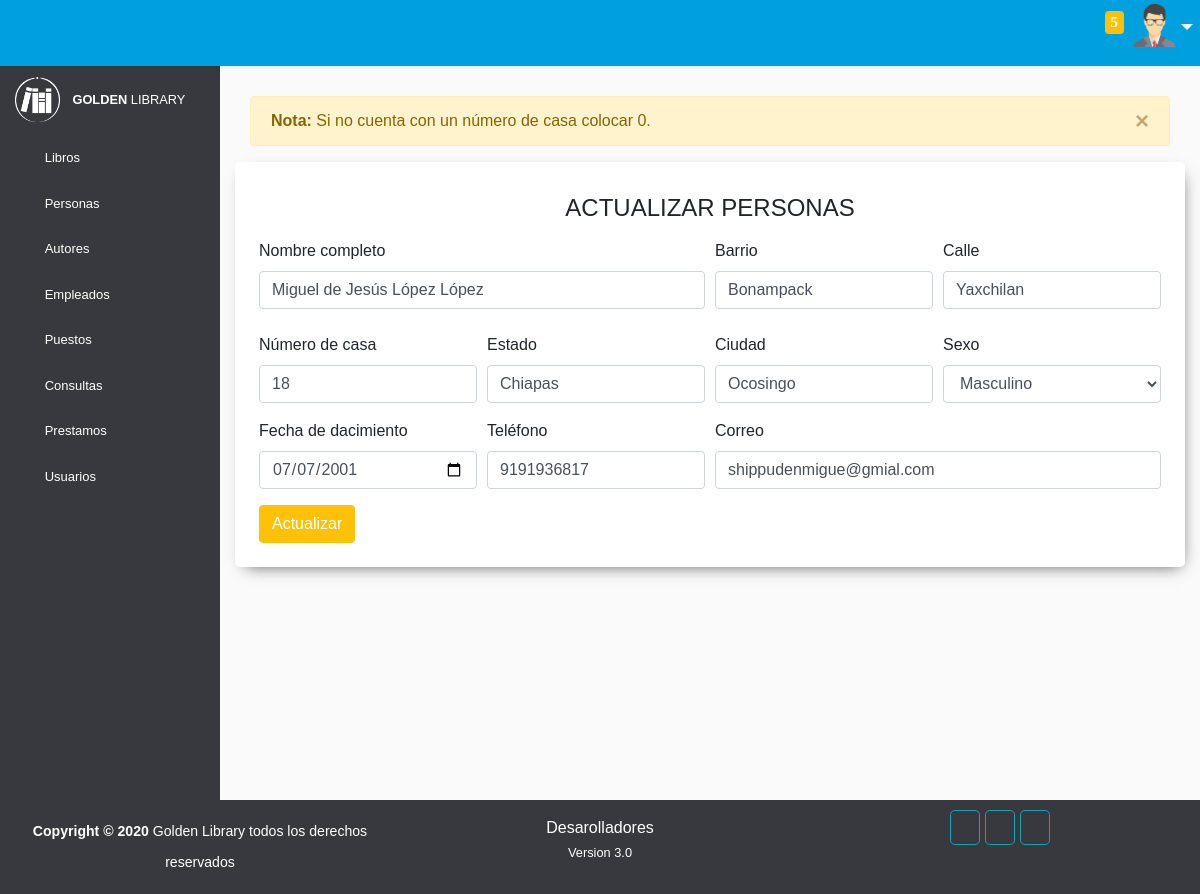
The app's page /personas/modificar_personas.php?id=1 (signed in) with its own data.
### tables this page shows
CREATE TABLE `personas` (
  `Id_persona` int(11) NOT NULL,
  `Nombre` varchar(40) NOT NULL,
  `Barrio` varchar(16) NOT NULL,
  `Calle` varchar(16) NOT NULL,
  `Numero` int(3) UNSIGNED DEFAULT NULL,
  `Estado` varchar(18) NOT NULL,
  `Ciudad` varchar(18) NOT NULL,
  `Sexo` varchar(9) NOT NULL,
  `Fecha_nacimiento` date NOT NULL,
  `Telefono` varchar(10) NOT NULL,
  `Correo` varchar(50) DEFAULT NULL,
  `Activo` int(1) NOT NULL DEFAULT '1'
);

### personas/modificar_personas.php (the view, shortened to what this page needs)
<!DOCTYPE html>
<html>
<head>
    <link rel="stylesheet" type="text/css" href="../vendor/bootstrap/css/bootstrap.min.css">
    <link rel="stylesheet" href="../vendor/bootstrap/css/style.css">
    <link rel="stylesheet" type="text/css" href="../icofont/icofont.min.css">
    <link rel="stylesheet" type="text/css" href="../vendor/bootstrap/css/sweetalert.css">
</head>
<body>
    <div class="wrapper">
        <nav id="sidebar">
            <div class="sidebar-header">
                <img width="45" height="45" src="../images/logo.png" alt="">
                <small><b class="ml-2">GOLDEN </b>LIBRARY</small>
            </div>
            <ul class="list-unstyled components">
                <li class="">
                    <a href="#homeSubmenu" data-toggle="collapse" aria-expanded="false" class="dropdown-toggle"><span class="icofont-library mr-3 h4 text-white"></span>Libros<i class="icofont-rounded-down text-white"></i></a>
                </li>
                <li class="">
                    <a href="#pageSubmenu" data-toggle="collapse" aria-expanded="false" class="dropdown-toggle"><span class="icofont-people mr-3 h4 text-white"></span>Personas<i class="icofont-rounded-down text-white"></i></a>
                </li>
                <li class="">
                    <a href="#autoresSubmenu" data-toggle="collapse" aria-expanded="false" class="dropdown-toggle"><span class="icofont-read-book-alt mr-3 h4 text-white"></span>Autores<i class="icofont-rounded-down text-white"></i></a>
                </li>
                <li class="">
                    <a href="#empleadosSubmenu" data-toggle="collapse" aria-expanded="false" class="dropdown-toggle"><span class="icofont-business-man mr-3 h4 text-white"></span>Empleados<i class="icofont-rounded-down text-white"></i></a>
                </li>
                <li class="">
                    <a href="#puestoSubmenu" data-toggle="collapse" aria-expanded="false" class="dropdown-toggle"><span class="icofont-tick-boxed mr-3 h4 text-white"></span>Puestos<i class="icofont-rounded-down text-white"></i></a>
                </li>
                <li class="">
                    <a href="#consultaSubmenu" data-toggle="collapse" aria-expanded="false" class="dropdown-toggle"><span class="icofont-learn mr-3 h4 text-white"></span>Consultas<i class="icofont-rounded-down text-white"></i></a>
                </li>
                <li class="">
                    <a href="#prestamoSubmenu" data-toggle="collapse" aria-expanded="false" class="dropdown-toggle"><span class="icofont-paper mr-3 h4 text-white"></span>Prestamos<i class="icofont-rounded-down text-white"></i></a>
                </li>
                <li class="">
                    <a href="#userSubmenu" data-toggle="collapse" aria-expanded="false" class="dropdown-toggle"><span class="icofont-users-alt-4 mr-3 h4 text-white"></span>Usuarios<i class="icofont-rounded-down text-white"></i></a>
                </li>
            </ul>
        </nav>
        <div class="menu">
            <nav style="background-color:#00A0DE" class="p-2 navbar navbar-expand-lg navbar-light">
                <div class="container-fluid">
                    <a href="#"><span id="sidebarCollapse" class="text-white h3 icofont-navigation-menu"></span></a>
                    <div class="ml-3 text-center text-white">
                    </div>
                    <div class="collapse navbar-collapse" id="navbarSupportedContent">
                        <ul class="nav navbar-nav ml-auto">
                            <li class="nav-item">
                                <a data-toggle="modal" data-target="#exampleModalScrollable1" class="text-white h5 nav-link" href="#" title="Nuestra empresa"><i class="mr-2 icofont-building-alt"></i></a>
                            </li>
                            <li class="nav-item">
                                <a data-toggle="modal" data-target="#exampleModalScrollable" class="text-white h5 nav-link" href="#" title="Contactanos"><i class="mr-2 icofont-search-map"></i></a>
                            </li>
                            <li class="nav-item">
                                <a class="text-white h5 nav-link" href="../inicio.php"><i class="icofont-ui-home" title="Inicio"></i></a>
                            </li>
                            <li class="nav-item">
                                <a href="../prestamos/pendientes.php" class="text-white h5 nav-link" href="#"><i class="icofont-notification" title="Notificaciones"><span style="position: relative; top: -8px;" class="bg-warning badge count">
                                      <?php
                                        require_once("../conexion/conexion.php");
                                        $buscar_pend="SELECT COUNT(Id_prestamo) AS numero FROM prestamos WHERE Fecha_devolucion<NOW() AND Estatus='Pendiente'";
                                        $confirmar=$conexion->query($buscar_pend);
                                        $rows=$confirmar->fetch_assoc();
                                        echo $rows['numero'];;
                                        ?>
                                </span></i></a>
                            </li>
                            <li class="nav-item">
                                <div class="btn-group">
                                  <button type="button" id="perfil" class="btn dropdown-toggle" data-toggle="dropdown" aria-haspopup="true" aria-expanded="false">
                                    <img width="43" height="43" src="../images/user.png" alt="">
                                  </button>
                            </div>
                            </li>
                        </ul>
                    </div>
                </div>
            </nav>
        </div>
        <div class="container">
            <br><br><br><br>
            <div class="container">
                <div class="alert alert-warning alert-dismissible fade show" role="alert">
                  <strong>Nota:</strong> Si no cuenta con un número de casa colocar 0.
                  <button type="button" class="close" data-dismiss="alert" aria-label="Close">
                    <span aria-hidden="true">&times;</span>
                  </button>
                </div>
            </div>
            <div class="bg-white rounded-lg formulario">
                <?php
                    $id=$_REQUEST['id'];
                    require_once("../conexion/conexion.php");
                    $query="SELECT * FROM personas WHERE Id_persona=$id";
                    $resultado=$conexion->query($query);
                    $fila=$resultado->fetch_assoc();
                ?>
                <form class="p-4 needs-validation" action="realizar_edicion.php?id=<?php echo $fila['Id_persona'] ?>" method="POST" novalidate>
                  <center><label class="mt-2" for=""><h4>ACTUALIZAR PERSONAS</h4></label></center>
                <div class="form-row">
                  <div class="col-sm-12 col-md-4 col-lg-6 mb-4">
                    <label for="validationCustom01">Nombre completo</label>
                    <input type="text" class="form-control" id="validationCustom01"required name="nombre" placeholder="Nombre completo" value="<?php echo $fila['Nombre'] ?>" pattern="[a-zA-ZàáâäãåąčćęèéêëėįìíîïłńòóôöõøùúûüųūÿýżźñçčšžÀÁÂÄÃÅĄĆČĖĘÈÉÊËÌÍÎÏĮŁŃÒÓÔÖÕØÙÚÛÜŲŪŸÝŻŹÑßÇŒÆČŠŽ∂ð ,.'-]+" maxlength="40">
                  </div>
                  <div class="col-sm-12 col-md-4 col-lg-3 mb-4">
                    <label for="validationCustom02">Barrio</label>
                    <input type="text" class="form-control" id="validationCustom02" required name="barrio" placeholder="Barrio" value="<?php echo $fila['Barrio'] ?>" pattern="[a-zA-ZàáâäãåąčćęèéêëėįìíîïłńòóôöõøùúûüųūÿýżźñçčšžÀÁÂÄÃÅĄĆČĖĘÈÉÊËÌÍÎÏĮŁŃÒÓÔÖÕØÙÚÛÜŲŪŸÝŻŹÑßÇŒÆČŠŽ∂ð ,.'-]+" maxlength="16">
                  </div>
                  <div class="col-sm-12 col-md-4 col-lg-3 mb-4">
                    <label for="validationCustom03">Calle</label>
                    <input type="text" class="form-control" id="validationCustom03" required name="calle" placeholder="Calle" value="<?php echo $fila['Calle'] ?>" pattern="[a-zA-ZàáâäãåąčćęèéêëėįìíîïłńòóôöõøùúûüųūÿýżźñçčšžÀÁÂÄÃÅĄĆČĖĘÈÉÊËÌÍÎÏĮŁŃÒÓÔÖÕØÙÚÛÜŲŪŸÝŻŹÑßÇŒÆČŠŽ∂ð ,.'-]+" maxlength="16">
                  </div>
                </div>
                 <div class="form-row">
                  <div class="col-sm-6 col-md64 col-lg-3 mb-3">
                    <label for="validationCustom04">Número de casa</label>
                    <input type="text" class="form-control" id="validationCustom04" required name="numero" placeholder="Número de casa" value="<?php echo $fila['Numero'] ?>" pattern="[0-9]+" maxlength="3">
                  </div>
                  <div class="col-sm-6 col-md-6 col-lg-3 mb-3">
                    <label for="validationCustom05">Estado</label>
                    <input type="text" class="form-control" id="validationCustom05" required name="estado" placeholder="Estado" value="<?php echo $fila['Estado'] ?>" pattern="[a-zA-ZàáâäãåąčćęèéêëėįìíîïłńòóôöõøùúûüųūÿýżźñçčšžÀÁÂÄÃÅĄĆČĖĘÈÉÊËÌÍÎÏĮŁŃÒÓÔÖÕØÙÚÛÜŲŪŸÝŻŹÑßÇŒÆČŠŽ∂ð ,.'-]+" maxlength="18">
                  </div>
                  <div class="col-sm-6 col-md-6 col-lg-3 mb-3">
                    <label for="validationCustom06">Ciudad</label>
                    <input type="text" class="form-control" id="validationCustom06" required name="ciudad" placeholder="Ciudad" value="<?php echo $fila['Ciudad'] ?>" pattern="[a-zA-ZàáâäãåąčćęèéêëėįìíîïłńòóôöõøùúûüųūÿýżźñçčšžÀÁÂÄÃÅĄĆČĖĘÈÉÊËÌÍÎÏĮŁŃÒÓÔÖÕØÙÚÛÜŲŪŸÝŻŹÑßÇŒÆČŠŽ∂ð ,.'-]+" maxlength="18">
                  </div>
                  <div class="col-sm-6 col-md-6 col-lg-3 mb-3">
                    <label for="validationCustom07">Sexo</label>
                    <select class="form-control" id="validationCustom07" required name="sexo">
                        <option value="<?php echo $fila['Sexo'] ?>"><?php echo $fila['Sexo'] ?></option>
                    </select>
                  </div>
                 </div>
                 <div class="form-row">
                  <div class="col-sm-6 col-md-4 col-lg-3 mb-3">
                    <label for="validationCustom08">Fecha de dacimiento</label>
                    <input type="date" class="form-control" id="validationCustom08" required name="fecha" value="<?php echo $fila['Fecha_nacimiento'] ?>">
                  </div>
                  <div class="col-sm-6 col-md-4 col-lg-3 mb-3">
                    <label for="validationCustom09">Teléfono</label>
                    <input type="text" class="form-control" id="validationCustom09" required name="telefono" placeholder="Teléfono" value="<?php echo $fila['Telefono'] ?>" pattern="[0-9]{8,10}">
                  </div>
                  <div class="col-sm-6 col-md-4 col-lg-6 mb-3">
                    <label for="validationCustom10">Correo</label>
                    <input type="email" class="form-control" id="validationCustom10" name="correo" placeholder="Correo" value="<?php echo $fila['Correo'] ?>" maxlength="50">
                  </div>
                 </div>
                <button class="btn btn-warning text-white" type="submit" name="registrar">Actualizar</button>
              </form>
            </div>
          <br>
          </div>
    </div>
    <footer class=" ">
        <div class="container-fluid text-center">
            <div class="row">
                <div class="col-md-4">
                    <p class="text-white pt-3"><small><b>Copyright &copy; 2020 </b>Golden Library todos los derechos reservados</small></p>
                </div>
                <div class="col-md-4 text-white mt-3 mb-2">
                    <div class="contaiter">
                        <a href="../conexion/desarolladores.php">Desarolladores</a>
                        <br>
                        <small>Version 3.0</small>
                    </div>
                </div>
                <div class="col-md-4 text-white mt-3 mb-2">
                    <div class="container">
                        <div class="d-inline">
                            <a href="" class="rounded-lg border border-info pt-2 p-2"><span class="icofont-facebook text-white h6"></span></a>
                        </div>
                        <div class="d-inline">
                            <a href="" class="rounded-lg border border-info pt-2 p-2"><span class="icofont-brand-whatsapp text-white h6"></span></a>
                        </div>
                        <div class="d-inline">
                            <a href="" class="rounded-lg border border-info pt-2 p-2"><span class="icofont-instagram text-white h6"></span></a>
                        </div>
                    </div>
                </div>
            </div>
        </div>
    </footer>
</body>
</html>

### records on screen
personas: nombre "Miguel de Jesús López López", barrio "Bonampack", calle "Yaxchilan", numero "18", estado "Chiapas", ciudad "Ocosingo", sexo "Masculino", fecha "07/07/2001", telefono "9191936817", correo "shippudenmigue@gmial.com"

### other values on screen
$rows['numero'] "5"
